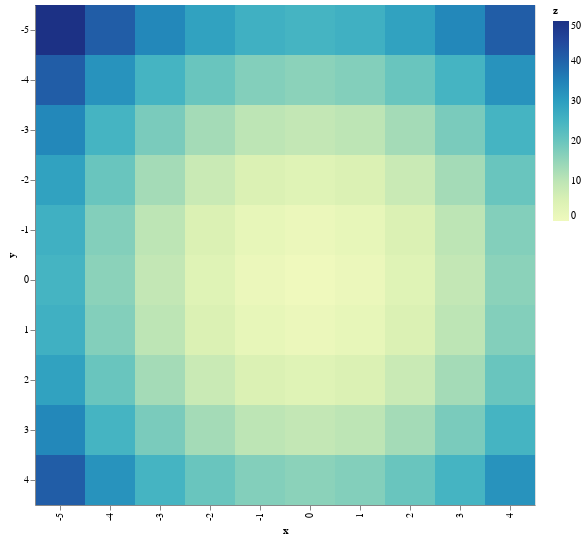

Write notebook code for a chart like this one.
### Markdown cell above
#### _Mapa de calor_ (aka _heatmap_)

### Code cell
import altair as alt
import numpy as np
import pandas as pd

# Compute x^2 + y^2 across a 2D grid
x, y = np.meshgrid(range(-5, 5), range(-5, 5))
z = x ** 2 + y ** 2

# Convert this grid to columnar data expected by Altair
data = pd.DataFrame({'x': x.ravel(),
                     'y': y.ravel(),
                     'z': z.ravel()})

alt.Chart(data).mark_rect().encode(
    x='x:O',
    y='y:O',
    color='z:Q'
).properties(
    height = 500,
    width = 500
)

### Figure 1 — Vega-Lite specification as saved in the notebook (floating-point values rounded to 4 significant figures)
{"$schema": "https://vega.github.io/schema/vega-lite/v2.6.0.json", "config": {"view": {"height": 300, "width": 400}}, "data": {"name": "data-1487c93b91dee61ec4c167e470e512f4"}, "datasets": {"data-1487c93b91dee61ec4c167e470e512f4": [{"x": -5, "y": -5, "z": 50}, {"x": -4, "y": -5, "z": 41}, {"x": -3, "y": -5, "z": 34}, {"x": -2, "y": -5, "z": 29}, {"x": -1, "y": -5, "z": 26}, {"x": 0, "y": -5, "z": 25}, {"x": 1, "y": -5, "z": 26}, {"x": 2, "y": -5, "z": 29}, {"x": 3, "y": -5, "z": 34}, {"x": 4, "y": -5, "z": 41}, {"x": -5, "y": -4, "z": 41}, {"x": -4, "y": -4, "z": 32}, {"x": -3, "y": -4, "z": 25}, {"x": -2, "y": -4, "z": 20}, {"x": -1, "y": -4, "z": 17}, {"x": 0, "y": -4, "z": 16}, {"x": 1, "y": -4, "z": 17}, {"x": 2, "y": -4, "z": 20}, {"x": 3, "y": -4, "z": 25}, {"x": 4, "y": -4, "z": 32}, {"x": -5, "y": -3, "z": 34}, {"x": -4, "y": -3, "z": 25}, {"x": -3, "y": -3, "z": 18}, {"x": -2, "y": -3, "z": 13}, {"x": -1, "y": -3, "z": 10}, {"x": 0, "y": -3, "z": 9}, {"x": 1, "y": -3, "z": 10}, {"x": 2, "y": -3, "z": 13}, {"x": 3, "y": -3, "z": 18}, {"x": 4, "y": -3, "z": 25}, {"x": -5, "y": -2, "z": 29}, {"x": -4, "y": -2, "z": 20}, {"x": -3, "y": -2, "z": 13}, {"x": -2, "y": -2, "z": 8}, {"x": -1, "y": -2, "z": 5}, {"x": 0, "y": -2, "z": 4}, {"x": 1, "y": -2, "z": 5}, {"x": 2, "y": -2, "z": 8}, {"x": 3, "y": -2, "z": 13}, {"x": 4, "y": -2, "z": 20}, {"x": -5, "y": -1, "z": 26}, {"x": -4, "y": -1, "z": 17}, {"x": -3, "y": -1, "z": 10}, {"x": -2, "y": -1, "z": 5}, {"x": -1, "y": -1, "z": 2}, {"x": 0, "y": -1, "z": 1}, {"x": 1, "y": -1, "z": 2}, {"x": 2, "y": -1, "z": 5}, {"x": 3, "y": -1, "z": 10}, {"x": 4, "y": -1, "z": 17}, {"x": -5, "y": 0, "z": 25}, {"x": -4, "y": 0, "z": 16}, {"x": -3, "y": 0, "z": 9}, {"x": -2, "y": 0, "z": 4}, {"x": -1, "y": 0, "z": 1}, {"x": 0, "y": 0, "z": 0}, {"x": 1, "y": 0, "z": 1}, {"x": 2, "y": 0, "z": 4}, {"x": 3, "y": 0, "z": 9}, {"x": 4, "y": 0, "z": 16}, {"x": -5, "y": 1, "z": 26}, {"x": -4, "y": 1, "z": 17}, {"x": -3, "y": 1, "z": 10}, {"x": -2, "y": 1, "z": 5}, {"x": -1, "y": 1, "z": 2}, {"x": 0, "y": 1, "z": 1}, {"x": 1, "y": 1, "z": 2}, {"x": 2, "y": 1, "z": 5}, {"x": 3, "y": 1, "z": 10}, {"x": 4, "y": 1, "z": 17}, {"x": -5, "y": 2, "z": 29}, {"x": -4, "y": 2, "z": 20}, {"x": -3, "y": 2, "z": 13}, {"x": -2, "y": 2, "z": 8}, {"x": -1, "y": 2, "z": 5}, {"x": 0, "y": 2, "z": 4}, {"x": 1, "y": 2, "z": 5}, {"x": 2, "y": 2, "z": 8}, {"x": 3, "y": 2, "z": 13}, {"x": 4, "y": 2, "z": 20}, {"x": -5, "y": 3, "z": 34}, {"x": -4, "y": 3, "z": 25}, {"x": -3, "y": 3, "z": 18}, {"x": -2, "y": 3, "z": 13}, {"x": -1, "y": 3, "z": 10}, {"x": 0, "y": 3, "z": 9}, {"x": 1, "y": 3, "z": 10}, {"x": 2, "y": 3, "z": 13}, {"x": 3, "y": 3, "z": 18}, {"x": 4, "y": 3, "z": 25}, {"x": -5, "y": 4, "z": 41}, {"x": -4, "y": 4, "z": 32}, {"x": -3, "y": 4, "z": 25}, {"x": -2, "y": 4, "z": 20}, {"x": -1, "y": 4, "z": 17}, {"x": 0, "y": 4, "z": 16}, {"x": 1, "y": 4, "z": 17}, {"x": 2, "y": 4, "z": 20}, {"x": 3, "y": 4, "z": 25}, {"x": 4, "y": 4, "z": 32}]}, "encoding": {"color": {"field": "z", "type": "quantitative"}, "x": {"field": "x", "type": "ordinal"}, "y": {"field": "y", "type": "ordinal"}}, "height": 500, "mark": "rect", "width": 500}
